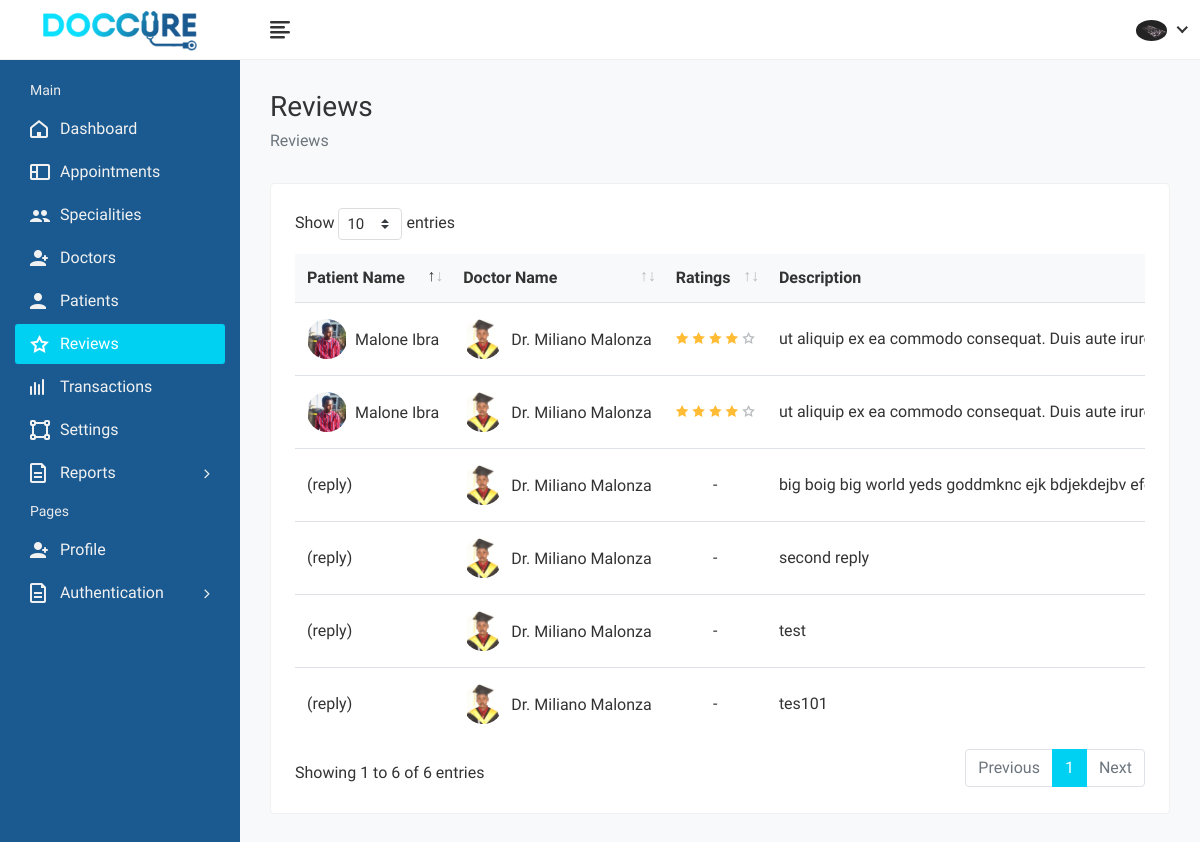
Before: /administrators/reviews/ (signed in) with the older database file.
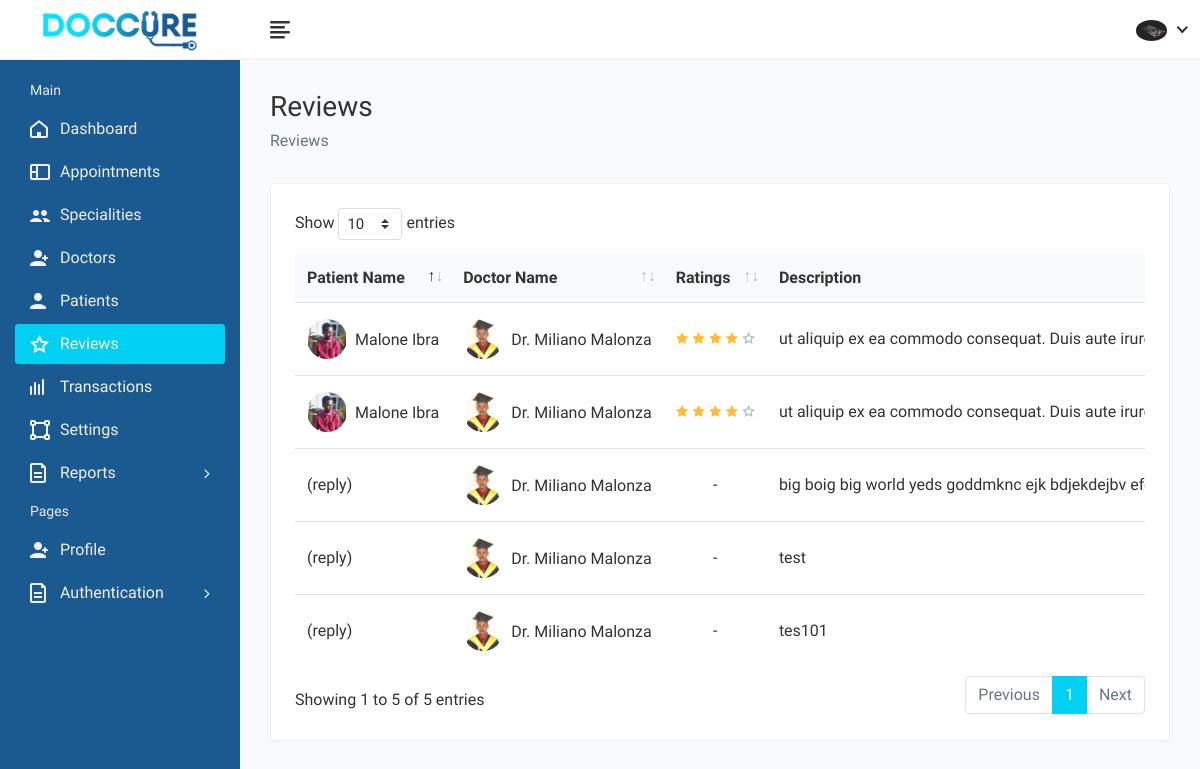
After: the same page with the newer database file.
### appointments/models.py (models this page shows, shortened)
class Review(models.Model):
	appointment = models.ForeignKey(Appointment, on_delete=models.CASCADE, blank=True)
	date = models.DateTimeField('Review Date', auto_now_add=True)
	rate = models.IntegerField('Rate')
	recommend = models.BooleanField('Recommend', default=False)
	text = models.CharField('Review Title', max_length=150, blank=True)
	def review_rate(self):
		count = {}
		rate_val = self.rate + 1
		for x in range(1,rate_val):
			count.setdefault(x, 'filled')
		for x in range(rate_val,6):
			count.setdefault(x, ' ')
		return count
	def replies(self):
		replies = Reply.objects.filter(review=self.id)
		return replies

class Appointment(models.Model):
	doctor = models.ForeignKey(Doctor, on_delete=models.CASCADE)
	patient = models.ForeignKey(Patient, on_delete=models.CASCADE)
	purpose = models.CharField('Purpose', max_length=50)
	category = models.CharField('Type', max_length=50)
	amount = models.FloatField('Amount', default=0.00)
	status = models.CharField('Status', max_length=50)
	date = models.DateTimeField('Appointment Date', auto_now_add=True)
	booking_date = models.DateTimeField('Booking Date')
	follow_up_date = models.DateTimeField('Follow Up', null=True)

class Patient(models.Model):
	user = models.OneToOneField(User, on_delete=models.CASCADE)
	image = models.ImageField('Profile Image', upload_to='Image/Patient/Profile/',
		max_length=500, default='dummy.png')
	first_name = models.CharField('First Name', max_length=50)
	second_name = models.CharField('Second Name', max_length=50)
	d_o_b = models.DateField('Date Of Birth')
	gender = models.CharField('Gender', max_length=10)
	email = models.CharField('Email', max_length=50)
	phone_no = models.CharField('Phone Number', max_length=20)
	blood_group = models.CharField('Blood Group', max_length=5)
	country = models.CharField('Country', max_length=50)
	county = models.CharField('County', max_length=50)
	town = models.CharField('Town', max_length=50)
	street_lane = models.CharField('Street/Lane', max_length=50)
	def __str__(self):
		return self.first_name +' '+self.second_name

class Doctor(models.Model):
	user = models.OneToOneField(User, on_delete=models.CASCADE)
	image = models.ImageField('Profile Image', upload_to='Image/Doctors',
		max_length=500, default='dummy.png')
	first_name = models.CharField('First Name', max_length=50)
	second_name =  models.CharField('Second Name', max_length=50)
	title = models.CharField('Title', max_length=200, default='Dr.')
	phone_no = models.CharField('Phone Number', max_length=50)
	email = models.EmailField('Email', max_length=250)
	gender = models.CharField('Gender', max_length=10)
	d_o_b = models.DateField('Date of Birth', blank=True)
	biography = models.CharField('Biography', max_length=1000, blank=True)
	address_line1 = models.CharField('Address Line 1', max_length=200, blank=True)
	address_line2 = models.CharField('Address Line 2', max_length=200, blank=True)
	country = models.CharField('Country', max_length=100, blank=True)
	county = models.CharField('County', max_length=100, blank=True)
	town = models.CharField('Town', max_length=100, blank=True)
	pricing =  models.FloatField('Amount', default=0.00)
	services = models.CharField('Services', max_length=1000, blank=True)
	specialization = models.CharField('Specialization', max_length=1000, blank=True)
	clinic = models.CharField('Clinic', max_length=100, blank=True)
	clinic_address = models.CharField('Clinic Address', max_length=100, blank=True)
	speciality = models.OneToOneField(Speciality, on_delete=models.CASCADE)
	''' user, image, first_name, second_name, title, phone_no, email, gender, d_o_b, biography,
	address_line1, address_line2, country, county, town, pricing, services, specialization, clinic,
	clinic_address, speciality'''
	def full_name(self):
		return self.title + " " + self.first_name + " " + self.second_name

class Reply(models.Model):
	review = models.ForeignKey(Review, on_delete=models.CASCADE)
	user = models.ForeignKey(User, on_delete=models.CASCADE)
	date = models.DateTimeField('Review Date', auto_now_add=True)
	text = models.CharField('Review Title', max_length=150)
	def get_user(self):
		usr = self.user
		group = usr.groups.get()
		if group.name=='patients_group':
			patient = Patient.objects.get(user=usr.id)
			return patient
		elif group.name=='doctors_group':
			doctor = Doctor.objects.get(user=usr.id)
			return doctor
		else:
			return user
	def get_group(self):
		usr = self.user
		group = usr.groups.get()
		return group.name

### administrators/views.py (the view)
# urls.py: path('reviews/', views.reviews, name='admin-reviews'),
@login_required(login_url='/login/')
@user_passes_test(check_admin, login_url='/login/')
@user_passes_test(check_settings, login_url='/administrators/profile/')
def reviews(request):
	profile = Admin.objects.get(user=request.user.id)
	reviews = Review.objects.all()
	return render(request, 'administrators/reviews.html', {'profile': profile, 'reviews': reviews})

### administrators/models.py (called while the page is built)
	def __str__(self):
		return self.first_name+" "+self.second_name

### administrators/views.py (called while the page is built)
def check_admin(user):
	return user.is_superuser

def check_settings(user):
	profile = Admin.objects.filter(user=user.id)
	return profile.count()>=1

### administrators/templates/administrators/reviews.html (shortened to what the changed rows need)
{% extends "administrators/base.html" %}
{% load static %}
{% block css %}
	<link rel="stylesheet" href="{% static 'administrators/plugins/datatables/datatables.min.css' %}">
{% endblock %}
{% block content %}
	<div class="row">
		<div class="col-sm-12">
			<div class="card">
				<div class="card-body">
					<div class="table-responsive">
						<table class="datatable table table-hover table-center mb-0">
							<thead>
								<tr>
									<th>Patient Name</th>
									<th>Doctor Name</th>
									<th>Ratings</th>
									<th>Description</th>
								</tr>
							</thead>
							<tbody>
							{% for review in reviews %}
								<tr>
									<td>
										<h2 class="table-avatar">
											<a href="#" class="avatar avatar-sm mr-2"><img class="avatar-img rounded-circle" src="{{review.appointment.patient.image.url}}" alt="User Image"></a>
											<a href="#">{{review.appointment.patient}} </a>
										</h2>
									</td>
									<td>
										<h2 class="table-avatar">
											<a href="{% url 'doctor-profile' review.appointment.doctor.full_name|slugify review.appointment.doctor.id %}" class="avatar avatar-sm mr-2"><img class="avatar-img rounded-circle" src="{{review.appointment.doctor.image.url}}" alt="User Image"></a>
											<a href="{% url 'doctor-profile' review.appointment.doctor.full_name|slugify review.appointment.doctor.id %}">{{review.appointment.doctor.full_name}}</a>
										</h2>
									</td>
									<td>
									{% for x, rate in review.review_rate.items %}
										{% if rate == 'filled' %}
										<i class="fe fe-star text-warning"></i>
										{% else %}
										<i class="fe fe-star-o text-secondary"></i>
										{% endif %}
									{% endfor %}
									</td>
									<td>
										{{review.text}}
									</td>
								</tr>
								{% for reply in review.replies %}
									<tr>
										<td>
											{% if reply.get_group == 'patients_group' %}
											<h2 class="table-avatar">
												<a href="#" class="avatar avatar-sm mr-2"><img class="avatar-img rounded-circle" src="{{reply.get_user.image.url}}" alt="User Image"></a>
												<a href="#">{{reply.get_user.first_name}} {{reply.get_user.second_name}}</a>
											</h2>
											{% else %}
											(reply)
											{% endif %}
										</td>
										<td>
											{% if reply.get_group == 'doctors_group' %}
											<h2 class="table-avatar">
												<a href="{% url 'doctor-profile' reply.get_user.full_name|slugify reply.get_user.id %}" class="avatar avatar-sm mr-2"><img class="avatar-img rounded-circle" src="{{reply.get_user.image.url}}" alt="User Image"></a>
												<a href="{% url 'doctor-profile' reply.get_user.full_name|slugify reply.get_user.id %}">{{reply.get_user.full_name}}</a>
											</h2>
											{% else %}
											(reply)
											{% endif %}
										</td>
										<td class="text-center">-</td>
										<td>
											{{reply.text}}
										</td>
									</tr>
								{% endfor %}
							{% endfor %}
							</tbody>
						</table>
					</div>
				</div>
			</div>
		</div>
	</div>
{% endblock %}

Changed rows visible on the page:
removed Reply: shows "(reply)", get_user.image (picture), get_user.full_name "Dr. Miliano Malonza", text "second reply", shown under Review (number 1 of 2 on the later page)
Other visible differences:
text written by a page script: "Show entries Showing 1 to 6 of 6 entries Previous 1 Next" → "Show entries Showing 1 to 5 of 5 entries Previous 1 Next"
